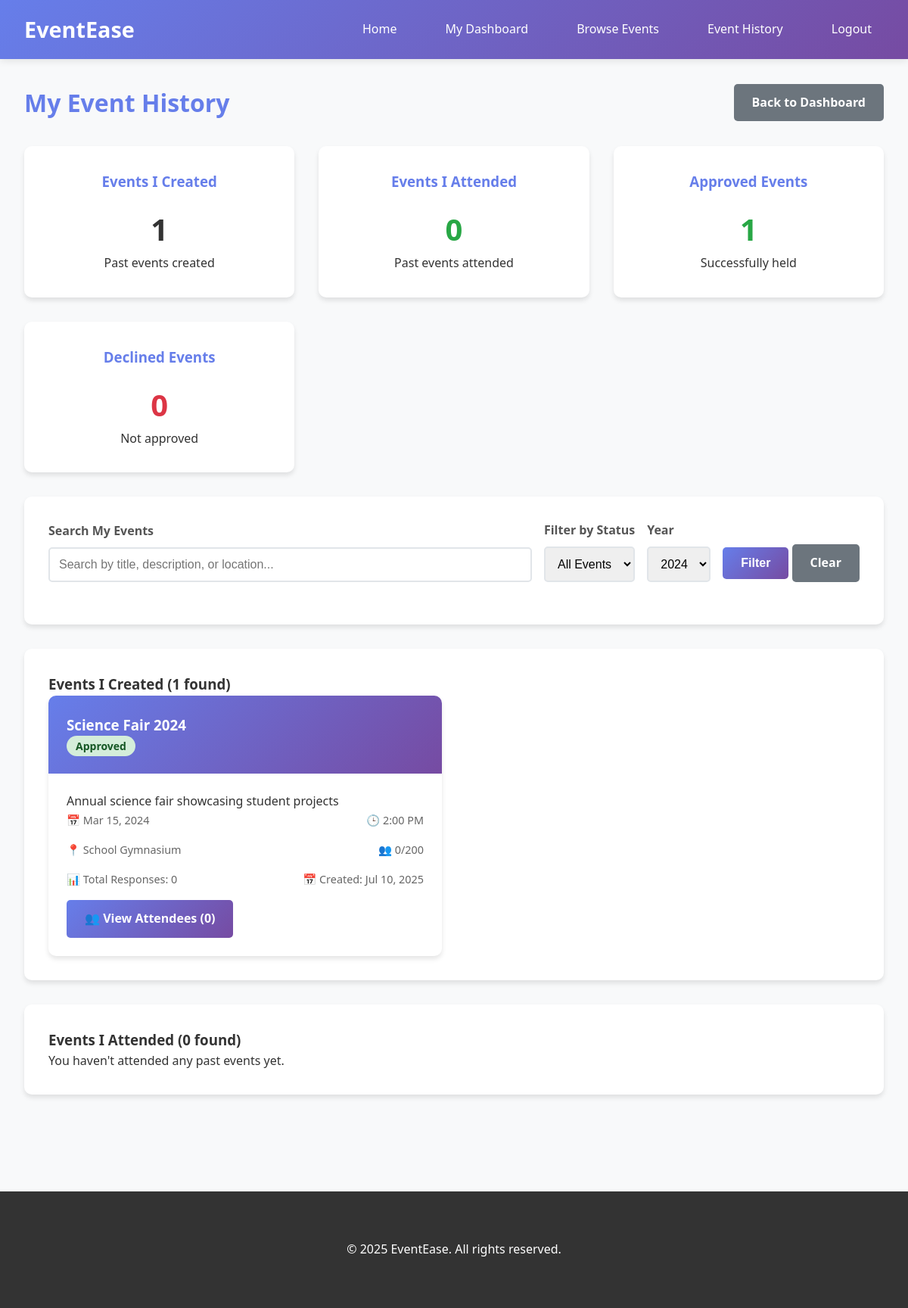
Screenshot of /user/event_history.php?year=2024-03-15 (signed in) with the database file from the repository.
### tables this page shows
CREATE TABLE events (
    id INT PRIMARY KEY AUTO_INCREMENT,
    title VARCHAR(200) NOT NULL,
    description TEXT,
    event_date DATE NOT NULL,
    event_time TIME NOT NULL,
    location VARCHAR(200),
    max_capacity INT,
    current_capacity INT DEFAULT 0,
    status ENUM('pending', 'approved', 'declined') DEFAULT 'pending',
    created_by INT NOT NULL,
    approved_by INT NULL,
    created_at TIMESTAMP DEFAULT CURRENT_TIMESTAMP,
    updated_at TIMESTAMP DEFAULT CURRENT_TIMESTAMP ON UPDATE CURRENT_TIMESTAMP,
    FOREIGN KEY (created_by) REFERENCES users(id) ON DELETE CASCADE,
    FOREIGN KEY (approved_by) REFERENCES users(id) ON DELETE SET NULL
);

### config.php (called while the page is built, shortened)
<?php
function sanitize($data) {
    return htmlspecialchars(trim($data), ENT_QUOTES, 'UTF-8');
}
?>

### user/event_history.php (the view, shortened to what this page needs)
<?php
require_once '../config.php';
$pdo = getDBConnection();
$search = $_GET['search'] ?? '';
$year = $_GET['year'] ?? date('Y');
$where_conditions = ["e.event_date < CURDATE()", "e.created_by = ?"];
$params = [$_SESSION['user_id']];
if (!empty($year)) {
    $where_conditions[] = "YEAR(e.event_date) = ?";
    $params[] = $year;
}
$where_clause = 'WHERE ' . implode(' AND ', $where_conditions);
$query = "
    SELECT e.*,
           (SELECT COUNT(*) FROM rsvps WHERE event_id = e.id AND status = 'attending') as rsvp_count,
           (SELECT COUNT(*) FROM rsvps WHERE event_id = e.id) as total_responses
    FROM events e
    $where_clause
    ORDER BY e.event_date DESC
";
$stmt = $pdo->prepare($query);
$stmt->execute($params);
$myPastEvents = $stmt->fetchAll();
$stmt = $pdo->prepare("
    SELECT e.*, r.status as rsvp_status, u.full_name as creator_name,
           (SELECT COUNT(*) FROM rsvps WHERE event_id = e.id AND status = 'attending') as rsvp_count
    FROM events e
    JOIN rsvps r ON e.id = r.event_id
    JOIN users u ON e.created_by = u.id
    WHERE r.user_id = ? AND e.event_date < CURDATE()
    ORDER BY e.event_date DESC
");
$stmt->execute([$_SESSION['user_id']]);
$attendedPastEvents = $stmt->fetchAll();
$stmt = $pdo->prepare("SELECT COUNT(*) as total_created FROM events WHERE event_date < CURDATE() AND created_by = ?");
$stmt->execute([$_SESSION['user_id']]);
$totalCreated = $stmt->fetch()['total_created'];
$stmt = $pdo->prepare("SELECT COUNT(*) as total_attended FROM rsvps r JOIN events e ON r.event_id = e.id WHERE r.user_id = ? AND e.event_date < CURDATE() AND r.status = 'attending'");
$stmt->execute([$_SESSION['user_id']]);
$totalAttended = $stmt->fetch()['total_attended'];
$stmt = $pdo->prepare("SELECT COUNT(*) as total_approved FROM events WHERE event_date < CURDATE() AND created_by = ? AND status = 'approved'");
$stmt->execute([$_SESSION['user_id']]);
$totalApproved = $stmt->fetch()['total_approved'];
$stmt = $pdo->prepare("SELECT COUNT(*) as total_declined FROM events WHERE event_date < CURDATE() AND created_by = ? AND status = 'declined'");
$stmt->execute([$_SESSION['user_id']]);
$totalDeclined = $stmt->fetch()['total_declined'];
$stmt = $pdo->prepare("SELECT DISTINCT YEAR(event_date) as year FROM events WHERE event_date < CURDATE() AND created_by = ? ORDER BY year DESC");
$stmt->execute([$_SESSION['user_id']]);
$years = $stmt->fetchAll();
?>
<!DOCTYPE html>
<html lang="en">
<head>
    <link rel="stylesheet" href="../assets/css/style.css">
</head>
<body>
    <header class="header">
        <nav class="navbar">
            <div class="logo"><?php echo SITE_NAME; ?></div>
            <ul class="nav-links">
                <li><a href="../index.php">Home</a></li>
                <li><a href="dashboard.php">My Dashboard</a></li>
                <li><a href="rsvp.php">Browse Events</a></li>
                <li><a href="event_history.php">Event History</a></li>
                <li><a href="../logout.php">Logout</a></li>
            </ul>
        </nav>
    </header>
    <main>
        <div class="container">
            <div style="display: flex; justify-content: space-between; align-items: center; margin-bottom: 2rem;">
                <h1 style="color: #667eea;">My Event History</h1>
                <a href="dashboard.php" class="btn btn-secondary">Back to Dashboard</a>
            </div>
            <div class="dashboard-grid">
                <div class="dashboard-card">
                    <h3>Events I Created</h3>
                    <div class="number"><?php echo $totalCreated; ?></div>
                    <p>Past events created</p>
                </div>
                <div class="dashboard-card">
                    <h3>Events I Attended</h3>
                    <div class="number" style="color: #28a745;"><?php echo $totalAttended; ?></div>
                    <p>Past events attended</p>
                </div>
                <div class="dashboard-card">
                    <h3>Approved Events</h3>
                    <div class="number" style="color: #28a745;"><?php echo $totalApproved; ?></div>
                    <p>Successfully held</p>
                </div>
                <div class="dashboard-card">
                    <h3>Declined Events</h3>
                    <div class="number" style="color: #dc3545;"><?php echo $totalDeclined; ?></div>
                    <p>Not approved</p>
                </div>
            </div>
            <div class="card">
                <form method="GET" style="display: flex; gap: 1rem; align-items: end; flex-wrap: wrap;">
                    <div class="form-group" style="flex: 1; min-width: 200px;">
                        <label for="search">Search My Events</label>
                        <input type="text" id="search" name="search" class="form-control"
                               value="<?php echo sanitize($search); ?>"
                               placeholder="Search by title, description, or location...">
                    </div>
                    <div class="form-group">
                        <label for="filter">Filter by Status</label>
                        <select id="filter" name="filter" class="form-control">
                            <option value="">All Events</option>
                        </select>
                    </div>
                    <div class="form-group">
                        <label for="year">Year</label>
                        <select id="year" name="year" class="form-control">
                            <?php foreach ($years as $y): ?>
                                <option value="<?php echo $y['year']; ?>" <?php echo $year == $y['year'] ? 'selected' : ''; ?>>
                                    <?php echo $y['year']; ?>
                                </option>
                            <?php endforeach; ?>
                        </select>
                    </div>
                    <div class="form-group">
                        <button type="submit" class="btn btn-primary">Filter</button>
                        <a href="event_history.php" class="btn btn-secondary">Clear</a>
                    </div>
                </form>
            </div>
            <div class="card">
                <h3>Events I Created (<?php echo count($myPastEvents); ?> found)</h3>
                <?php if (empty($myPastEvents)): ?>
                    <p>You haven't created any past events yet.</p>
                <?php else: ?>
                    <div class="event-grid">
                        <?php foreach ($myPastEvents as $event): ?>
                            <div class="event-card">
                                <div class="event-header">
                                    <h3 class="event-title"><?php echo sanitize($event['title']); ?></h3>
                                    <span class="badge badge-<?php echo $event['status']; ?>">
                                        <?php echo ucfirst($event['status']); ?>
                                    </span>
                                </div>
                                <div class="event-body">
                                    <p class="event-description"><?php echo sanitize($event['description']); ?></p>
                                    <div class="event-meta">
                                        <span>📅 <?php echo date('M j, Y', strtotime($event['event_date'])); ?></span>
                                        <span>🕒 <?php echo date('g:i A', strtotime($event['event_time'])); ?></span>
                                    </div>
                                    <div class="event-meta">
                                        <span>📍 <?php echo sanitize($event['location']); ?></span>
                                        <span>👥 <?php echo $event['rsvp_count']; ?>/<?php echo $event['max_capacity']; ?></span>
                                    </div>
                                    <div class="event-meta">
                                        <span>📊 Total Responses: <?php echo $event['total_responses']; ?></span>
                                        <span>📅 Created: <?php echo date('M j, Y', strtotime($event['created_at'])); ?></span>
                                    </div>
                                    <div class="event-actions">
                                        <a href="view_attendees.php?event_id=<?php echo $event['id']; ?>" class="btn btn-primary">
                                            👥 View Attendees (<?php echo $event['rsvp_count']; ?>)
                                        </a>
                                    </div>
                                </div>
                            </div>
                        <?php endforeach; ?>
                    </div>
                <?php endif; ?>
            </div>
            <div class="card">
                <h3>Events I Attended (<?php echo count($attendedPastEvents); ?> found)</h3>
                <?php if (empty($attendedPastEvents)): ?>
                    <p>You haven't attended any past events yet.</p>
                <?php endif; ?>
            </div>
        </div>
    </main>
    <footer class="footer">
        <div class="container">
            <p>&copy; <?php echo date('Y'); ?> <?php echo SITE_NAME; ?>. All rights reserved.</p>
        </div>
    </footer>
</body>
</html>

### assets/css/style.css (style rules this page uses)
* { margin: 0; padding: 0; box-sizing: border-box; }
body { font-family: 'Segoe UI', Tahoma, Geneva, Verdana, sans-serif; line-height: 1.6; color: #333; background-color: #f8f9fa; }
.header { background: linear-gradient(135deg, #667eea 0%, #764ba2 100%); color: white; padding: 1rem 0; box-shadow: 0 2px 10px rgba(0,0,0,0.1); }
.navbar { display: flex; justify-content: space-between; align-items: center; max-width: 1200px; margin: 0 auto; padding: 0 2rem; }
.logo { font-size: 1.8rem; font-weight: bold; }
.nav-links { display: flex; list-style: none; gap: 2rem; }
.nav-links a { color: white; text-decoration: none; padding: 0.5rem 1rem; border-radius: 5px; transition: background-color 0.3s; }
.container { max-width: 1200px; margin: 0 auto; padding: 2rem; }
.card { background: white; border-radius: 10px; box-shadow: 0 4px 6px rgba(0,0,0,0.1); padding: 2rem; margin-bottom: 2rem; }
.form-group { margin-bottom: 1.5rem; }
.form-group label { display: block; margin-bottom: 0.5rem; font-weight: 600; color: #555; }
.form-control { width: 100%; padding: 0.75rem; border: 2px solid #e1e5e9; border-radius: 5px; font-size: 1rem; transition: border-color 0.3s; }
.btn { display: inline-block; padding: 0.75rem 1.5rem; border: none; border-radius: 5px; font-size: 1rem; font-weight: 600; text-decoration: none; cursor: pointer; transition: all 0.3s; text-align: center; }
.btn-primary { background: linear-gradient(135deg, #667eea 0%, #764ba2 100%); color: white; }
.btn-secondary { background: #6c757d; color: white; }
.badge { padding: 0.25rem 0.75rem; border-radius: 20px; font-size: 0.875rem; font-weight: 600; }
.badge-approved { background-color: #d4edda; color: #155724; }
.dashboard-grid { display: grid; grid-template-columns: repeat(auto-fit, minmax(300px, 1fr)); gap: 2rem; margin-bottom: 2rem; }
.dashboard-card { background: white; border-radius: 10px; padding: 2rem; box-shadow: 0 4px 6px rgba(0,0,0,0.1); text-align: center; }
.dashboard-card h3 { color: #667eea; margin-bottom: 1rem; }
.dashboard-card .number { font-size: 2.5rem; font-weight: bold; color: #333; }
.event-grid { display: grid; grid-template-columns: repeat(auto-fill, minmax(350px, 1fr)); gap: 2rem; }
.event-card { background: white; border-radius: 10px; overflow: hidden; box-shadow: 0 4px 6px rgba(0,0,0,0.1); transition: transform 0.3s; }
.event-header { background: linear-gradient(135deg, #667eea 0%, #764ba2 100%); color: white; padding: 1.5rem; }
.event-body { padding: 1.5rem; }
.event-meta { display: flex; justify-content: space-between; margin-bottom: 1rem; font-size: 0.9rem; color: #666; }
.event-actions { display: flex; gap: 0.5rem; margin-top: 1rem; }
.footer { background: #333; color: white; text-align: center; padding: 2rem; margin-top: 4rem; }

### rows the page displays
events: title "Science Fair 2024", status "Approved", description "Annual science fair showcasing student projects", event_date "Mar 15, 2024", event_time "2:00 PM", location "School Gymnasium", rsvp_count "0", max_capacity "200", total_responses "0", created_at "Jul 10, 2025"

### other values shown
SITE_NAME "EventEase"
$totalCreated "1"
$totalAttended "0"
$totalApproved "1"
$totalDeclined "0"
count($myPastEvents) "1"
count($attendedPastEvents) "0"
form field year "2024"
